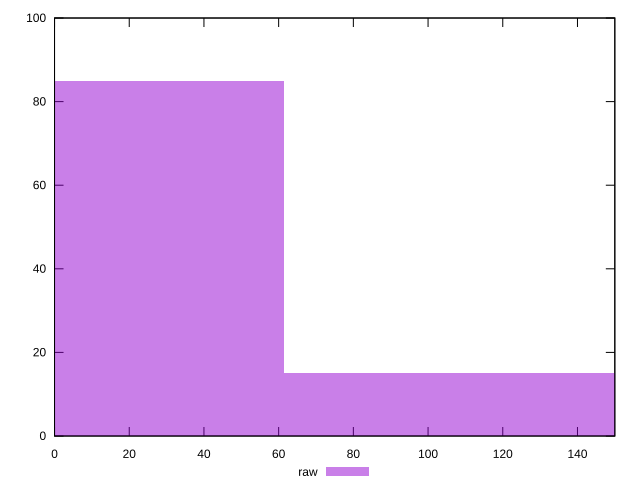

Here is the gnuplot script that generated this plot:
reset

$raw <<EOF
123.03039930646315 15
0 85
EOF

set key outside below
set boxwidth 123.03039930646315
set xrange [0:150]
set yrange [0:100]
set trange [0:100]
set style fill transparent solid 0.5 noborder
set terminal svg size 640, 490 enhanced background rgb 'white'
set output "report_00017_2021-02-10T15-08-03.406Z/unminified-css/samples/pages+cached/raw/histogram.svg"

plot $raw title "raw" with boxes

reset
